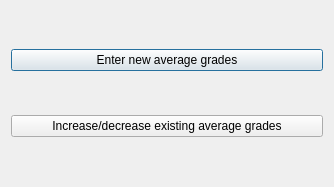
<?xml version="1.0" encoding="UTF-8"?>
<ui version="4.0">
 <class>OptionDialog</class>
 <widget class="QDialog" name="OptionDialog">
  <property name="geometry">
   <rect>
    <x>0</x>
    <y>0</y>
    <width>334</width>
    <height>187</height>
   </rect>
  </property>
  <property name="windowTitle">
   <string>sheetName</string>
  </property>
  <layout class="QVBoxLayout" name="verticalLayout">
   <item>
    <widget class="QPushButton" name="buttonNewAverage">
     <property name="text">
      <string>Enter new average grades</string>
     </property>
    </widget>
   </item>
   <item>
    <widget class="QPushButton" name="buttonExistingAverage">
     <property name="text">
      <string>Increase/decrease existing average grades</string>
     </property>
    </widget>
   </item>
  </layout>
 </widget>
 <resources/>
 <connections/>
</ui>
